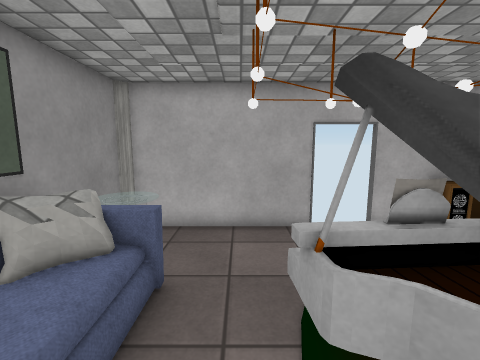
View 1 (above)

13 first-person views from a walk through a 3-D level made in the Unity game engine. The camera is 1.5 m above the floor, tilts 8° down and sees 90° across. Doors are open. The floor is counted in squares, 0.5 m on a side. Each view is taken from the middle of a square. On the plan, view 1 faces up. The plan holds only what a view shows up to about 19 squares ahead; the rest is blank. The player character is not drawn. Some surface patterns are stand-ins.

View 2
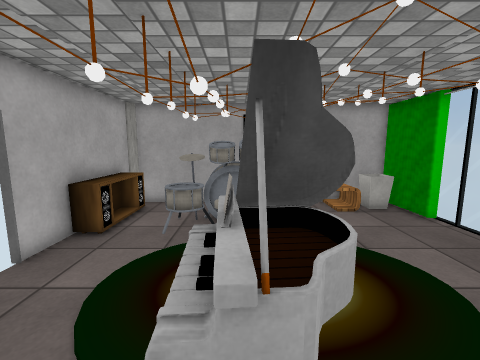

View 3
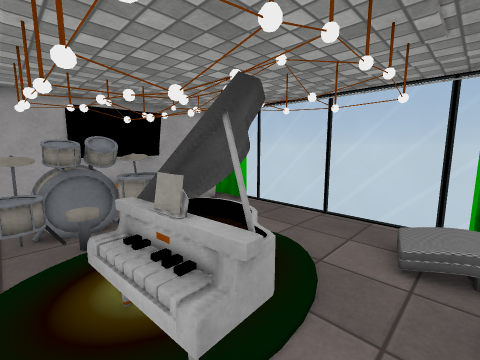

View 4
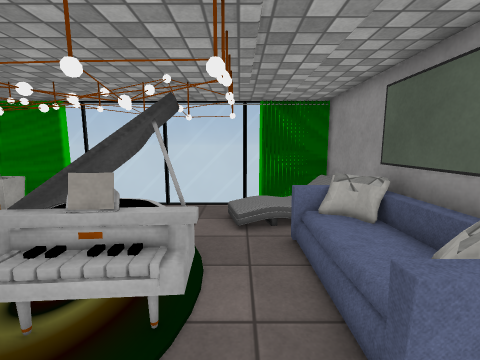

View 5
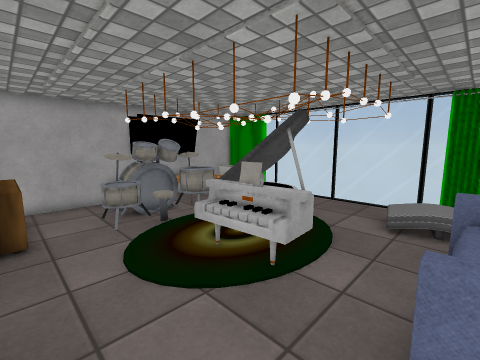

View 6
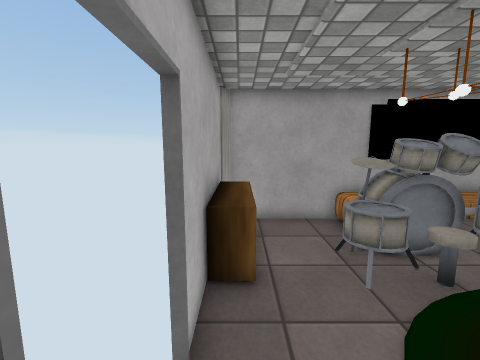

View 7
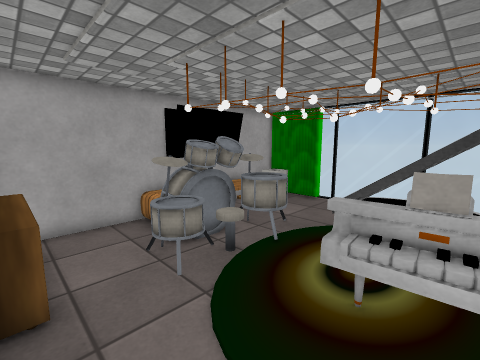

View 8
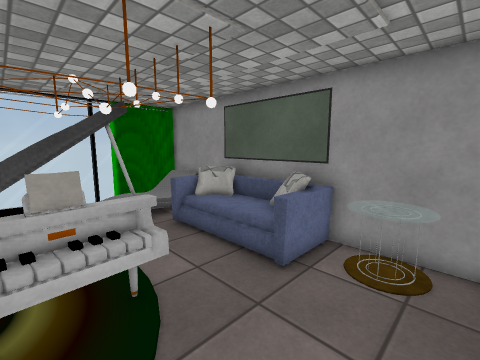

View 9
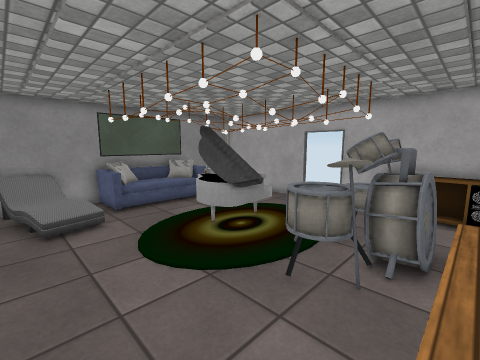

View 10
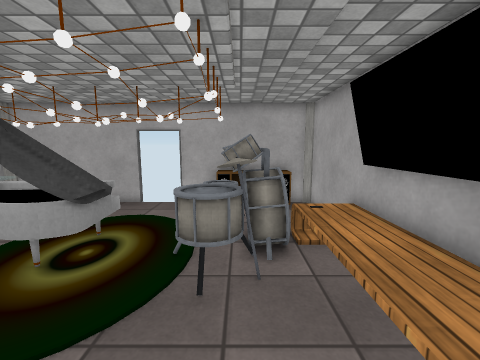

View 11
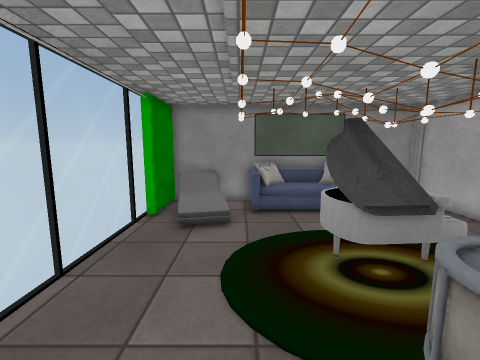

View 12
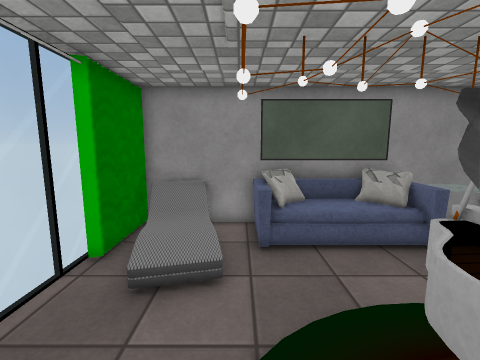

View 13
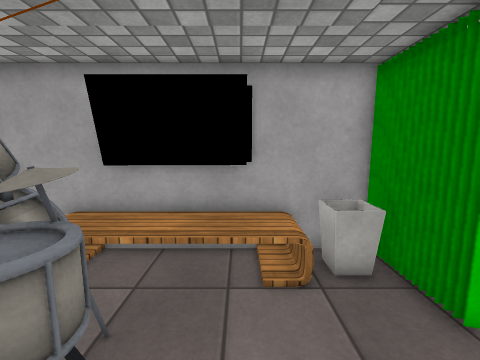

### Floor plan
Key: @ floor where view 1 was taken; # wall or solid block; x gap in a wall; . floor; D open door; = window, fence, low wall or low ledge; T table; S sofa; C carpet; R drum; F flowerpot; A TV; O other object.
Columns run from 4 left of view 1 to 12 right of it. Each row starts with its distance up from view 1.
  9 #######DDx#######
  8 #=.........OOOO=#
  7 TTT.............#
  6 =TT........R....#
  5 #SS....  ..RR...#
  4 SSS..#==# .#RRTT#
  3 #SO..=##=  #RRTA#
  2 # O..###= ##RRTA#
  1 SSO...#C# ###.TA#
  0 SSS.@..   ....TA#
 -1 #.............TA#
 -2 S.OOO.........TT#
 -3 # OOO.........F##
 -4 ##  ............#
 -5   ##=========####

Where each view was taken, in squares from view 1:
view 1: 0 up, 0 right, facing up
view 2: 3 up, 1 left, facing right
view 3: 5 up, 1 left, facing down-right
view 4: 7 up, 0 right, facing down
view 5: 8 up, 2 left, facing down-right
view 6: 8 up, 2 right, facing right
view 7: 8 up, 2 right, facing down-right
view 8: 8 up, 3 right, facing down-left
view 9: 4 down, 10 right, facing up-left
view 10: 4 down, 8 right, facing up
view 11: 1 down, 9 right, facing left
view 12: 1 down, 5 right, facing left
view 13: 1 down, 5 right, facing right
